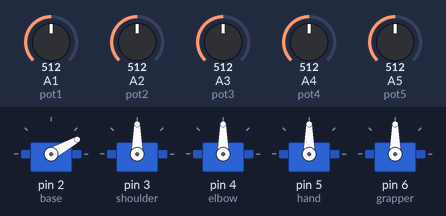
Bench run of a sketch on a simulated Arduino Uno, built with avr-gcc and run on an emulated ATmega328P. Shown: 5 × servo. The test bench sets the inputs (shaded band); at power-on: A2 (pot2) = 512, A1 (pot1) = 512, A3 (pot3) = 512, A4 (pot4) = 512, A5 (pot5) = 512.

Above: at 12.3 s.
12.4 s: A2 (pot2) set to 306
At 14.7 s:
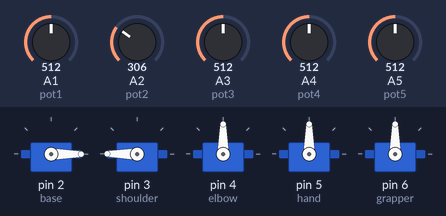
34.9 s: A1 (pot1) set to 96
At 38.2 s:
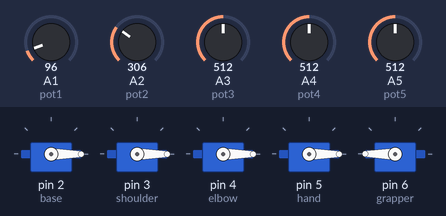
46.7 s: A1 (pot1) set to 84
At 53.3 s:
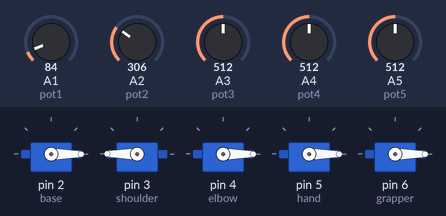
Timing chart, 0 to 56.5 s (numbered marks = the images above; inputs shaded):
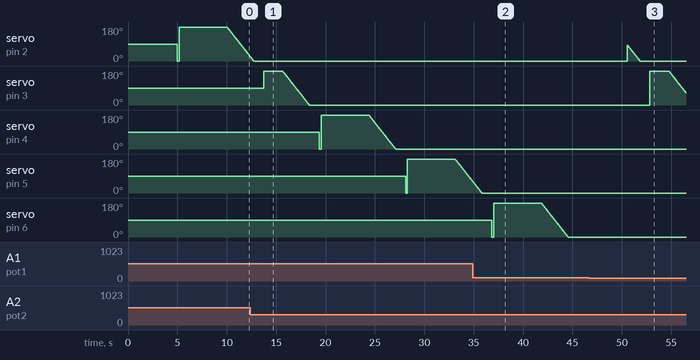

Measured:
- the behaviour switches between 91 and 90 on A1 (pot1) (found by bisection; images 2 and 3)

The sketch:

servo_cod.ino
```cpp
#include <Servo.h>

Servo base;
Servo shoulder;
Servo elbow;
Servo hand;
Servo grapper;
int a;
int pot1=1;
int pot2=2;
int pot3=3;
int pot4=4;
int pot5=5;

void setup() {
base. attach(2);
shoulder. attach(3);
elbow. attach (4);
hand. attach (5);
grapper. attach (6);

}
void loop(){
  a= analogRead(pot1);
 for ( a;0, a<=90;a++){
base.write(a);
delay(15);
}
delay(1000);
a= analogRead(pot2);
 for ( a;0, a<=90;a++){
shoulder.write(a);
delay(15);
}
delay(1000);
 a= analogRead(pot3);
 for ( a;0, a<=90;a++){
elbow.write(a);
delay(15);
}
delay(1000);
 a= analogRead(pot4);
 for ( a;0, a<=90;a++){
hand.write(a);
delay(15);
}
delay(1000);
 a= analogRead(pot5);
 for ( a;0, a<=90;a++){
grapper.write(a);
delay(15);
}
delay(1000);
 a= analogRead(pot1);
 for ( a;90, a>=0;a--){
base. write(a);
delay(15);
}
delay(1000);
 a= analogRead(pot2);
 for( a;90, a>=0;a--){
shoulder.write(a);
delay(15);
}
delay(1000);
  a= analogRead(pot3);
 for( a; 90, a>=0;a--){
elbow.write(a);
delay(15);
}
delay(1000);
  a= analogRead(pot4);
 for( a; 90, a>=0;a--){
hand.write(a);
delay(15);
 }
delay(1000);
  a= analogRead(pot5);
 for( a;90, a>=0;a--){
grapper.write(a);
delay(15);
 }
delay(1000);
}
```
